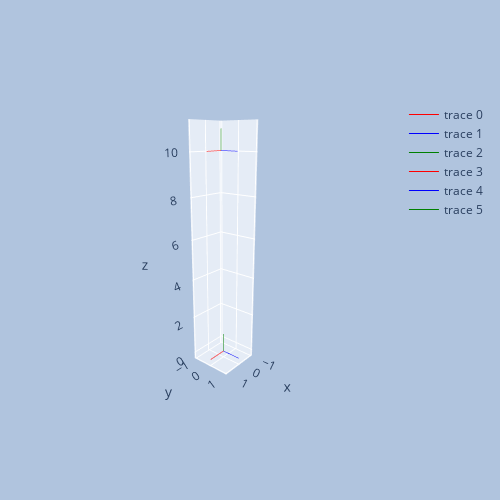

Notebook source saved alongside this figure:
### Code cell
fig = go.Figure()
fig.add_trace(
    go.Scatter3d(
        x=x[0], y=x[1], z=x[2],
        mode='lines',
        line=dict(
            color='red',
            width=1
        )
    )
)
fig.add_trace(
    go.Scatter3d(
        x=y[0], y=y[1], z=y[2],
        mode='lines',
        line=dict(
            color='blue',
            width=1
        )
    )
)
fig.add_trace(
    go.Scatter3d(
        x=z[0], y=z[1], z=z[2],
        mode='lines',
        line=dict(
            color='green',
            width=1
        )
    )
)

fig.add_trace(
    go.Scatter3d(
        x=x_pivot[0], y=x_pivot[1], z=x_pivot[2],
        mode='lines',
        line=dict(
            color='red',
            width=1
        )
    )
)
fig.add_trace(
    go.Scatter3d(
        x=y_pivot[0], y=y_pivot[1], z=y_pivot[2],
        mode='lines',
        line=dict(
            color='blue',
            width=1
        )
    )
)
fig.add_trace(
    go.Scatter3d(
        x=z_pivot[0], y=z_pivot[1], z=z_pivot[2],
        mode='lines',
        line=dict(
            color='green',
            width=1
        )
    )
)

fig.add_trace(
    go.Scatter3d(
        x=x_surf1[0], y=x_surf1[1], z=x_surf1[2],
        mode='lines',
        line=dict(
            color='red',
            width=1
        )
    )
)
fig.add_trace(
    go.Scatter3d(
        x=y_surf1[0], y=y_surf1[1], z=y_surf1[2],
        mode='lines',
        line=dict(
            color='blue',
            width=1
        )
    )
)
fig.add_trace(
    go.Scatter3d(
        x=z_surf1[0], y=z_surf1[1], z=z_pivot[2],
        mode='lines',
        line=dict(
            color='green',
            width=1
        )
    )
)


fig.update_layout(
    autosize=False,
    width=500,
    height=500,
    margin=dict(
        l=50,
        r=50,
        b=100,
        t=100,
        pad=4
    ),
    paper_bgcolor="LightSteelBlue",
)
fig.update_scenes(aspectmode='data')

fig.show()

### Figure 1 — Plotly figure (JSON) as saved in the notebook; plotly's stock layout.template omitted (floating-point values rounded to 4 significant figures)
{"data": [{"line": {"color": "red", "width": 1}, "mode": "lines", "type": "scatter3d", "x": [0, 0.1, 0.2, 0.3, 0.4, 0.5, 0.6, 0.7, 0.8, 0.9, 1], "y": [0, 0, 0, 0, 0, 0, 0, 0, 0, 0, 0], "z": [0, 0, 0, 0, 0, 0, 0, 0, 0, 0, 0]}, {"line": {"color": "blue", "width": 1}, "mode": "lines", "type": "scatter3d", "x": [0, 0, 0, 0, 0, 0, 0, 0, 0, 0, 0], "y": [0, 0.1, 0.2, 0.3, 0.4, 0.5, 0.6, 0.7, 0.8, 0.9, 1], "z": [0, 0, 0, 0, 0, 0, 0, 0, 0, 0, 0]}, {"line": {"color": "green", "width": 1}, "mode": "lines", "type": "scatter3d", "x": [0, 0, 0, 0, 0, 0, 0, 0, 0, 0, 0], "y": [0, 0, 0, 0, 0, 0, 0, 0, 0, 0, 0], "z": [0, 0.1, 0.2, 0.3, 0.4, 0.5, 0.6, 0.7, 0.8, 0.9, 1]}, {"line": {"color": "red", "width": 1}, "mode": "lines", "type": "scatter3d", "x": [-1, -0.9, -0.8, -0.7, -0.6, -0.5, -0.4, -0.3, -0.2, -0.1, 0], "y": [-1, -1, -1, -1, -1, -1, -1, -1, -1, -1, -1], "z": [10, 10, 10, 10, 10, 10, 10, 10, 10, 10, 10]}, {"line": {"color": "blue", "width": 1}, "mode": "lines", "type": "scatter3d", "x": [-1, -1, -1, -1, -1, -1, -1, -1, -1, -1, -1], "y": [-1, -0.9, -0.8, -0.7, -0.6, -0.5, -0.4, -0.3, -0.2, -0.1, 0], "z": [10, 10, 10, 10, 10, 10, 10, 10, 10, 10, 10]}, {"line": {"color": "green", "width": 1}, "mode": "lines", "type": "scatter3d", "x": [-1, -1, -1, -1, -1, -1, -1, -1, -1, -1, -1], "y": [-1, -1, -1, -1, -1, -1, -1, -1, -1, -1, -1], "z": [10, 10.1, 10.2, 10.3, 10.4, 10.5, 10.6, 10.7, 10.8, 10.9, 11]}], "layout": {"autosize": false, "height": 500, "margin": {"b": 100, "l": 50, "pad": 4, "r": 50, "t": 100}, "paper_bgcolor": "LightSteelBlue", "scene": {"aspectmode": "data", "aspectratio": {"x": 0.5665, "y": 0.5665, "z": 3.116}, "camera": {"center": {"x": 0, "y": 0, "z": 0}, "eye": {"x": 3.339, "y": 2.822, "z": 1.367}, "projection": {"type": "perspective"}, "up": {"x": 0, "y": 0, "z": 1}}}, "width": 500}}
